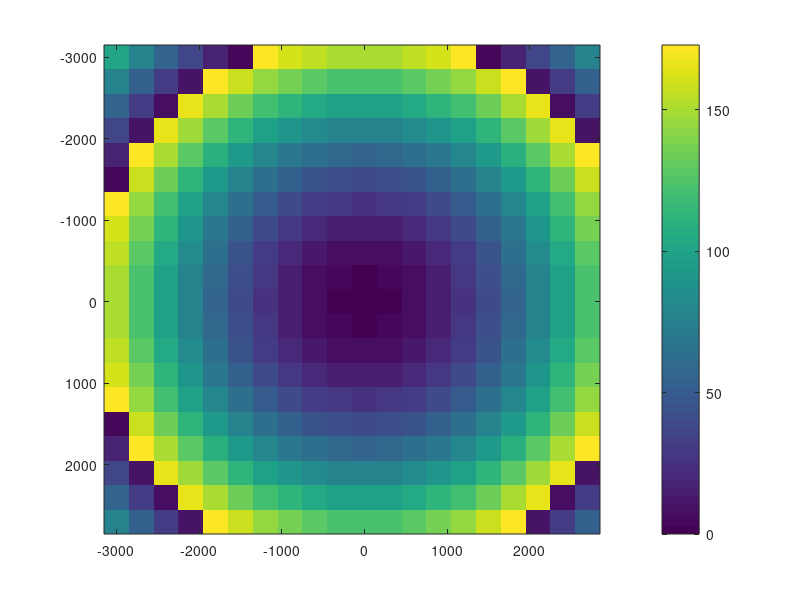

Source code (MATLAB): (Note: this script raises an error after producing the figure.)

%% parameters
phase_Matrix = ones(20,20)*45;
[m,n] = size(phase_Matrix);
unit = 300;
h1 = 1000; %substrate, SiO2
h2_1 = 130; %Gold Layer
h2_2 = 90; %Glass Layer
h2 = h2_1+h2_2;
h3 = 30; %rob layer
rob_long = 200;
rob_short = 80;

%% Generating phase distribution
f = 5000;
wavelength = 1000;
x = -m/2*unit:unit:(m/2-1)*unit;
y = -m/2*unit:unit:(m/2-1)*unit;
[X , Y] = meshgrid( x, y );
phase_Matrix = rem(((X.^2 + Y.^2 + f^2).^0.5 - f)/wavelength,1)*180;
imagesc(x,y,phase_Matrix); colorbar;


%% create
a = Cre_BAS;
% add material
a.defMaterial('Silicon (loss free)');
a.defMaterial('MgF2');
a.defMaterial('Gold (Johnson) (optical)');
% Airbox
airbox_sizeX = m*unit;
airbox_sizeY = n*unit;
airbox_sizeZ = 10000;
a.square('airbox','component1','Vacuum',[-airbox_sizeX/2,airbox_sizeX/2],...
    [-airbox_sizeY/2,airbox_sizeY/2],[-airbox_sizeZ,airbox_sizeZ]);
% substrate
a.square('substrate','component1','Vacuum',[-airbox_sizeX/2,airbox_sizeX/2],...
    [-airbox_sizeY/2,airbox_sizeY/2],[0,h1]);
a.subtract('component1:airbox','component1:substrate');
a.square('substrate','component2','Silicon (loss free)',[-airbox_sizeX/2,airbox_sizeX/2],...
    [-airbox_sizeY/2,airbox_sizeY/2],[0,h1]);

% Gold Layer
a.square('goldlayer','component1','Vacuum',[-airbox_sizeX/2,airbox_sizeX/2],...
    [-airbox_sizeY/2,airbox_sizeY/2],[h1,h1+h2_1]);
a.subtract('component1:airbox','component1:goldlayer');
a.square('goldlayer','component3','Gold (Johnson) (optical)',[-airbox_sizeX/2,airbox_sizeX/2],...
    [-airbox_sizeY/2,airbox_sizeY/2],[h1,h1+h2_1]);
%MgF2 Layer
a.square('MgF2layer','component1','Vacuum',[-airbox_sizeX/2,airbox_sizeX/2],...
    [-airbox_sizeY/2,airbox_sizeY/2],[h1+h2_1,h1+h2]);
a.subtract('component1:airbox','component1:MgF2layer');
a.square('MgF2layer','component3','MgF2',[-airbox_sizeX/2,airbox_sizeX/2],...
    [-airbox_sizeY/2,airbox_sizeY/2],[h1+h2_1,h1+h2]);

% Robs
for i = 1:m
    for j = 1:n
        a.square(['rob_',num2str(i),'_',num2str(j)], 'component1',...
            'Vacuum',[-rob_long/2,rob_long/2],[-rob_short/2,rob_short/2],[h1+h2,h1+h2+h3]);
        a.rotate(['component1:rob_',num2str(i),'_',num2str(j)],...
            [0,0,0],[0,0,phase_Matrix(i,j)]);
        a.translate(['component1:rob_',num2str(i),'_',num2str(j)],...
            [-airbox_sizeX/2 - unit/2 + i*unit,-airbox_sizeY/2 - unit/2 + j*unit,0]);
        a.subtract('component1:airbox',['component1:','rob_',num2str(i),'_',num2str(j)]);
        
        a.square(['rob_',num2str(i),'_',num2str(j)], 'component4',...
            'Gold (Johnson) (optical)',[-rob_long/2,rob_long/2],[-rob_short/2,rob_short/2],[h1+h2,h1+h2+h3]);
        a.rotate(['component4:rob_',num2str(i),'_',num2str(j)],...
            [0,0,0],[0,0,phase_Matrix(i,j)]);
        a.translate(['component4:rob_',num2str(i),'_',num2str(j)],...
            [-airbox_sizeX/2 - unit/2 + i*unit,-airbox_sizeY/2 - unit/2 + j*unit,0]);
        
    end
end